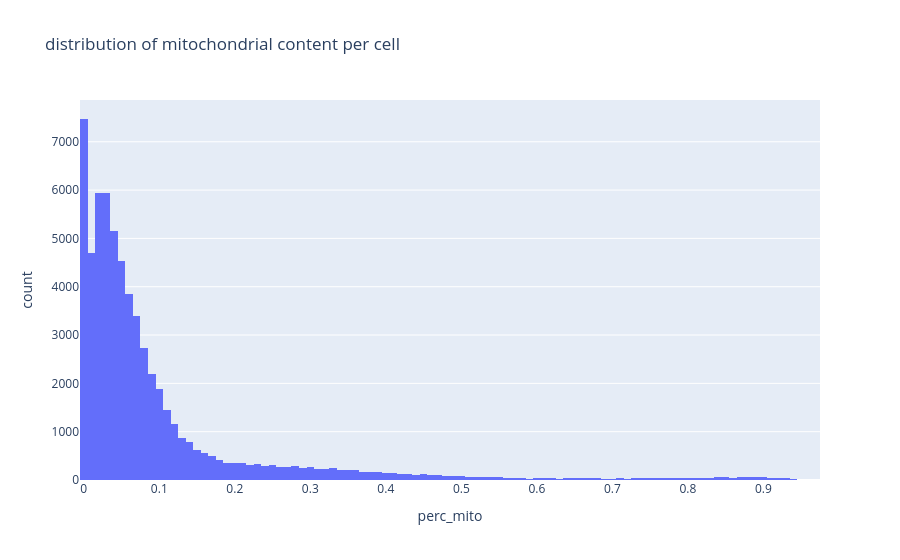

The code cell stored with this chart in its notebook:
### Markdown cell above
Cells with too much mitochondrial content might be broken cells spilling out MT content, or ambient noise captured into the droplet. Standard values of the threshold are between 5% and 20%. We select 20%.

### Code cell
fig = px.histogram(adata.obs, x='perc_mito', nbins=100, title='distribution of mitochondrial content per cell')
fig.show()

### Figure 1 — Plotly figure (JSON) as saved in the notebook; plotly's stock layout.template omitted (floating-point values rounded to 4 significant figures; data arrays with more than 128 entries replaced by an {"elided": "..."} marker saying what was removed)
{"data": [{"bingroup": "x", "hovertemplate": "perc_mito=%{x}<br>count=%{y}<extra></extra>", "legendgroup": "", "marker": {"color": "#636efa", "pattern": {"shape": ""}}, "name": "", "nbinsx": 100, "orientation": "v", "showlegend": false, "type": "histogram", "x": {"elided": "62751 float values"}, "xaxis": "x", "yaxis": "y"}], "layout": {"barmode": "relative", "legend": {"tracegroupgap": 0}, "title": {"text": "distribution of mitochondrial content per cell"}, "xaxis": {"anchor": "y", "domain": [0, 1], "title": {"text": "perc_mito"}}, "yaxis": {"anchor": "x", "domain": [0, 1], "title": {"text": "count"}}}}
